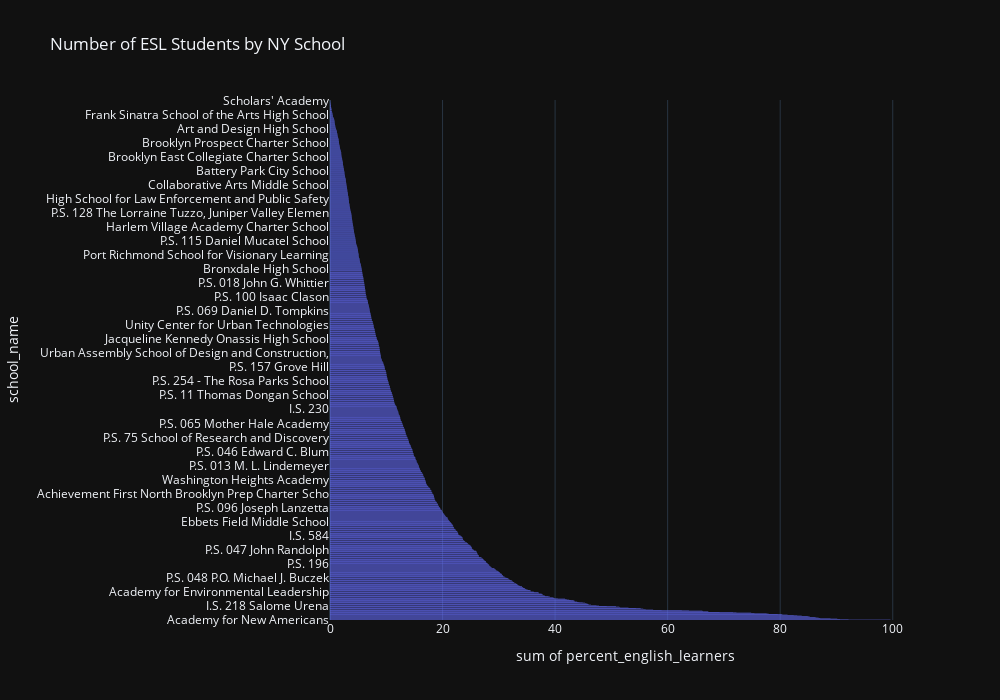

The notebook cell saved with this chart:
### Markdown cell above
#### Task 2c: English Learners
**1.** Create a histogram to view the distribution of the percentage of students who are learning English as a second language in NYC’s public high schools. You'll need to answer the questions that follow.

### Code cell
# Plot the distribution of the % of students who are learning English as a second language in schools
total_esl_graph = px.histogram(school_demog_df,
                                  y = "school_name",
                                  x = "percent_english_learners",
                                  title = "Number of ESL Students by NY School")

total_esl_graph.update_layout(yaxis_categoryorder = "total descending",
                                       template = "plotly_dark",
                                       height = 700,
                                       width = 1000)

### Figure 1 — Plotly figure (JSON) as saved in the notebook; plotly's stock layout.template omitted (floating-point values rounded to 4 significant figures; data arrays with more than 128 entries replaced by an {"elided": "..."} marker saying what was removed)
{"data": [{"alignmentgroup": "True", "bingroup": "y", "histfunc": "sum", "hovertemplate": "sum of percent_english_learners=%{x}<br>school_name=%{y}<extra></extra>", "legendgroup": "", "marker": {"color": "#636efa", "pattern": {"shape": ""}}, "name": "", "offsetgroup": "", "orientation": "h", "showlegend": false, "type": "histogram", "x": {"elided": "1834 float values"}, "xaxis": "x", "y": {"elided": "1834 str values"}, "yaxis": "y"}], "layout": {"barmode": "relative", "height": 700, "legend": {"tracegroupgap": 0}, "title": {"text": "Number of ESL Students by NY School"}, "width": 1000, "xaxis": {"anchor": "y", "autorange": true, "domain": [0, 1], "range": [0, 104.8], "title": {"text": "sum of percent_english_learners"}, "type": "linear"}, "yaxis": {"anchor": "x", "autorange": true, "categoryorder": "total descending", "domain": [0, 1], "range": [-0.5, 1814.0], "title": {"text": "school_name"}, "type": "category"}}}
